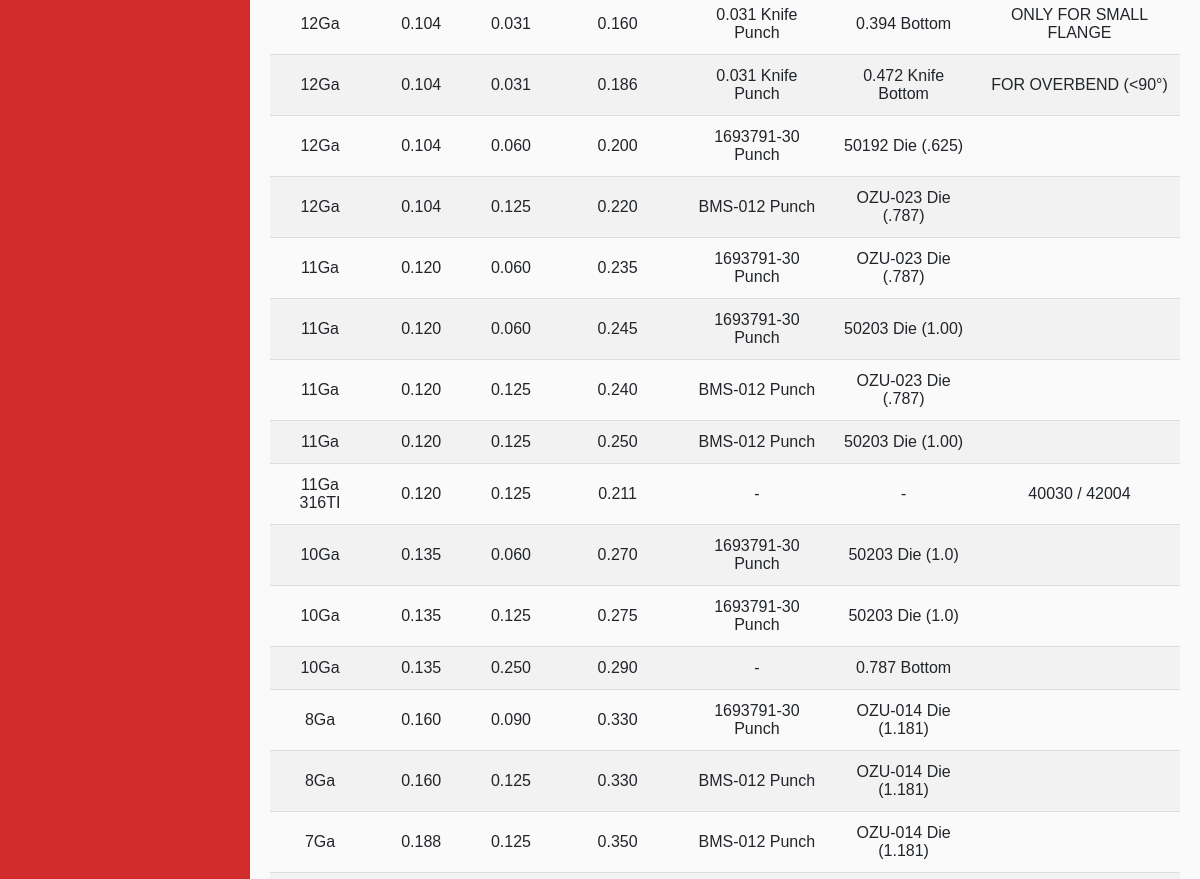
/bdsss (middle part), run on an earlier commit of the app's database.
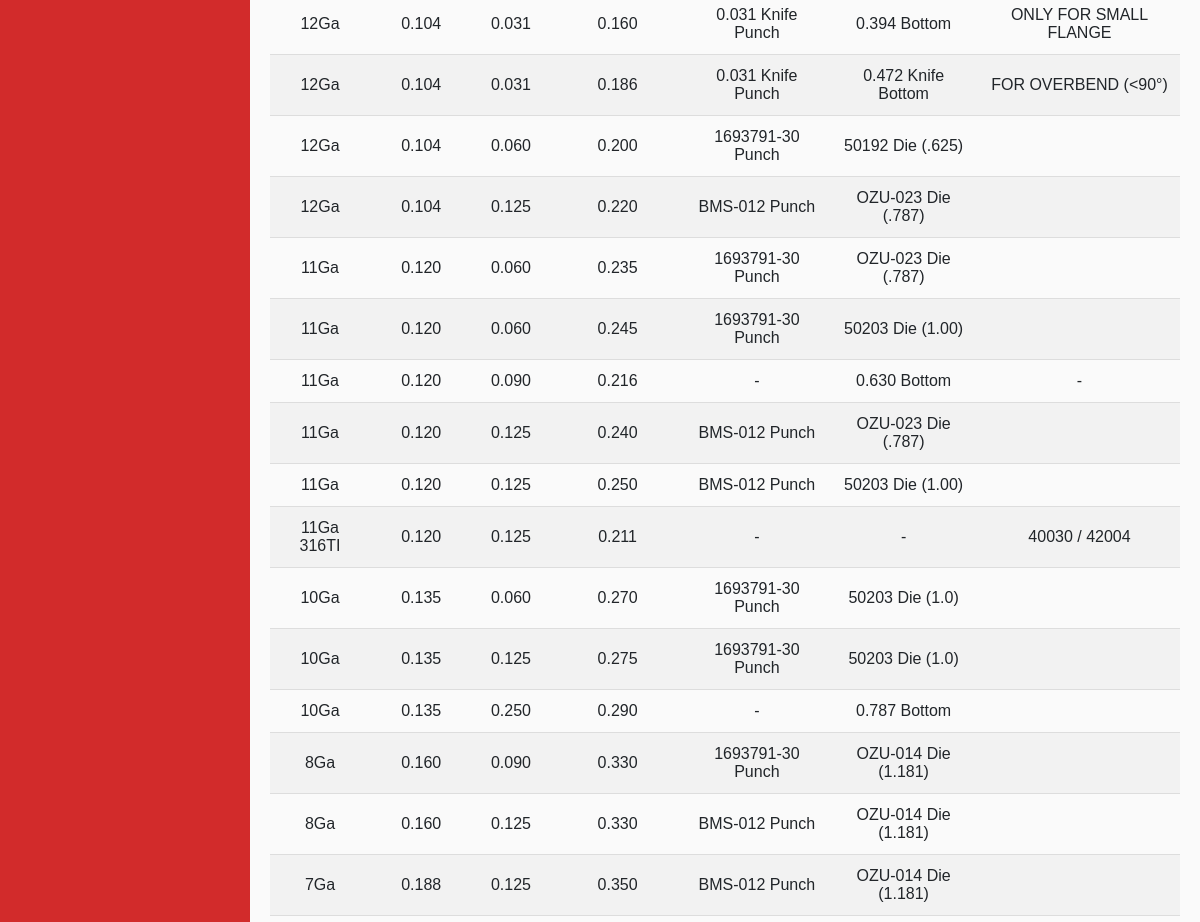
And on a later commit of the database.
### app/models.py (models this page shows, shortened)
class Bendd(Base):
    __tablename__ = 'bendd'
    id = Column(Integer, primary_key=True)
    matl = Column(String(10))
    desc = Column(String(25))
    gauge = Column(String(10))
    thick = Column(String(50))
    rad = Column(String(50))
    bd = Column(String(50))
    pt = Column(String(120))
    dt = Column(String(120))
    notes = Column(String(120))

### app/routes.py (the view)
@app.route('/bdsss')
def bdsss():
    bds = Bendd.query.order_by('thick', 'rad').all()
    return render_template('bdsss.html', bds=bds)

### app/routes.py (called while the page is built)
@app.teardown_appcontext
def shutdown_session(exception=None):
    db_session.remove()

### app/templates/bdsss.html (shortened to what this page needs)
{% extends 'bdbase.html' %}
{% block content %}
    <br>
    <body>
            <table id="myTable">
            {% for bd in bds %}
                {% if bd.desc == 'SSS' %}
                    <tr id={{ bd.id }}>
                        <td align='center'><a href="/edit_bd/{{ bd.id }}"> {{ bd.gauge }} </a></td>
                        <td align='center'> {{ bd.thick }} </td>
                        <td align='center'> {{ bd.rad }} </td>
                        <td align='center'> {{ bd.bd }} </td>
                        <td align='center'> {{ bd.pt }} </td>
                        <td align='center'> {{ bd.dt }} </td>
                        <td align='center'> {{ bd.notes }} </td>
                    </tr>
                {% endif %}
            {% endfor %}
            </table>
    </body>
{% endblock %}

What changed in the data, as far as the page shows it:
added Bendd: gauge "11Ga", thick "0.120", rad "0.090", bd "0.216", pt "-", dt "0.630 Bottom", notes "-"
